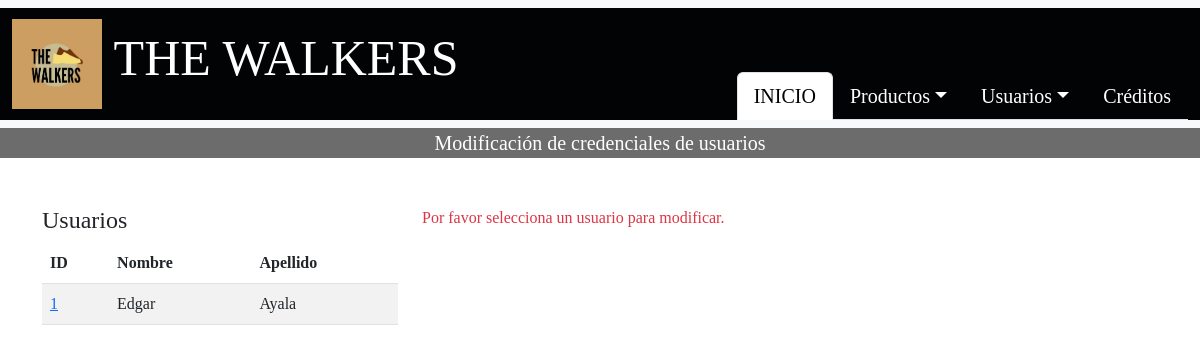
Page /Administrador/admin/CRUD_USUARIOS/modificar_usuarios.php (signed in) on the earlier database version.
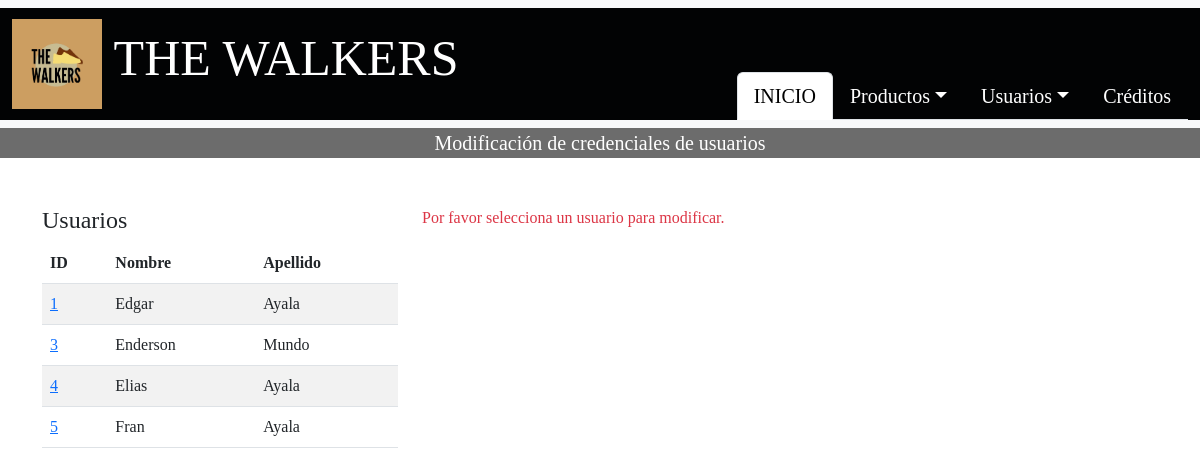
Same page on the later database version.
### tables this page shows
CREATE TABLE `usuario` (
  `cod_usuario` int(11) NOT NULL,
  `primer_nombre` varchar(50) NOT NULL,
  `primer_apellido` varchar(50) NOT NULL,
  `tipo_usuario` varchar(50) NOT NULL,
  `telefono_usuario` int(8) NOT NULL,
  `correo_usuario` varchar(100) NOT NULL,
  `nick_name` varchar(50) NOT NULL,
  `contraseña` varchar(20) NOT NULL
);

### Administrador/admin/CRUD_USUARIOS/modificar_usuarios.php (the view, shortened to what the changed rows need)
<?php
include '../../conexionBD.php';
$query_usuarios = "SELECT cod_usuario, primer_nombre, primer_apellido FROM usuario";
$result_usuarios = $conn->query($query_usuarios);
?>
<!DOCTYPE html>
<html lang="es">
<head>
    <link href="https://cdn.jsdelivr.net/npm/bootstrap@5.3.0/dist/css/bootstrap.min.css" rel="stylesheet">
</head>
<body style="font-family: 'Franklin Gothic Medium', 'cursive';">
    <div class="container mt-5">
        <div class="row">
            <div class="col-md-4 mb-4">
                <table class="table table-striped">
                    <thead>
                        <tr>
                            <th>ID</th>
                            <th>Nombre</th>
                            <th>Apellido</th>
                        </tr>
                    </thead>
                    <tbody>
                        <?php while ($row = $result_usuarios->fetch_assoc()) { ?>
                        <tr>
                            <td><a href="?cod_usuario=<?php echo $row['cod_usuario']; ?>"><?php echo $row['cod_usuario']; ?></a></td>
                            <td><?php echo $row['primer_nombre']; ?></td>
                            <td><?php echo $row['primer_apellido']; ?></td>
                        </tr>
                        <?php } ?>
                    </tbody>
                </table>
            </div>
        </div>
    </div>
</body>
</html>

Differences in the rows shown:
added usuario: cod_usuario "3", primer_nombre "Enderson", primer_apellido "Mundo"
added usuario: cod_usuario "4", primer_nombre "Elias", primer_apellido "Ayala"
added usuario: cod_usuario "5", primer_nombre "Fran", primer_apellido "Ayala"
